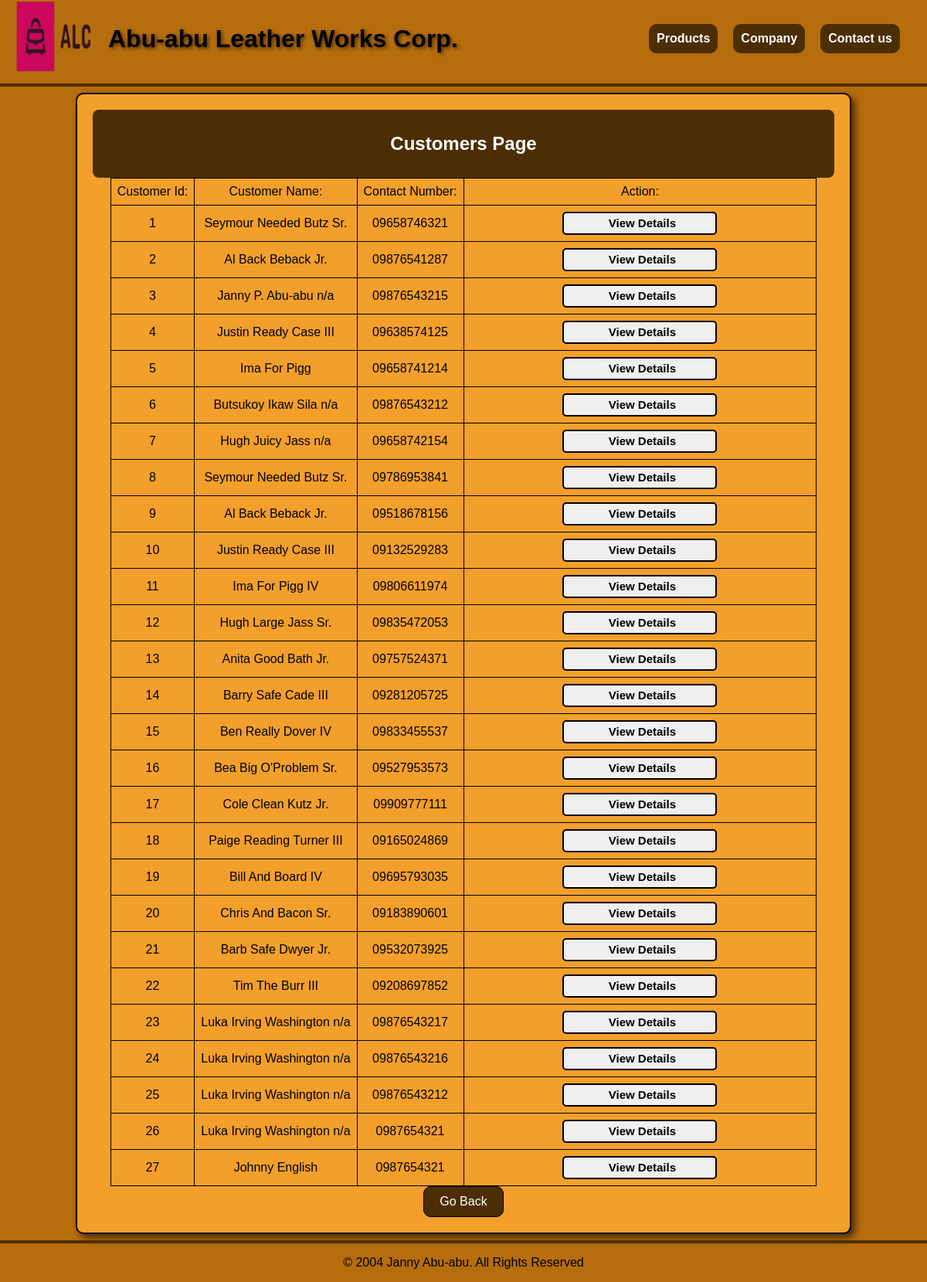
The page /customers.php on the database its author committed.
### tables this page shows
CREATE TABLE `customers` (
  `customerID` int(10) NOT NULL,
  `first_name` varchar(255) NOT NULL,
  `second_name` varchar(20) NOT NULL,
  `third_name` varchar(20) NOT NULL,
  `middle_name` varchar(255) NOT NULL,
  `last_name` varchar(255) NOT NULL,
  `suffix` varchar(255) NOT NULL,
  `email` varchar(255) NOT NULL,
  `contact_number` varchar(255) NOT NULL,
  `address` varchar(255) NOT NULL,
  `country` varchar(255) NOT NULL
);

### fetch_customers.php (the view, shortened to what this page needs)
<?php
include 'connection.php';
$sql = "SELECT customerID, CONCAT_WS(' ', first_name, middle_name, last_name, suffix) AS customer_name, contact_number FROM customers";
$result = $connection->query($sql);
if ($result->num_rows > 0) {
    while($row = $result->fetch_assoc()) {
        echo "<tr>";
        echo "<td class='form-td' >" . $row['customerID'] . "</td>";
        echo "<td class='form-td' >" . $row['customer_name'] . "</td>";
        echo "<td class='form-td' >" . $row['contact_number'] . "</td>";
        echo "<td class='form-td' style='width: 50%;'>";
        echo "<form action='customer_details.php' method='get'>";
        echo "<input type='submit' value='View Details'>";
        echo "</form>";
        echo "</td>";
        echo "</tr>";
    }
} else {
    echo "<tr><td colspan='3'>No Records Found</td></tr>";
}
?>

### styles/style.css (style rules this page uses)
body { margin: 0 auto; background-color: #B66D0D; }
.form-td { border: 1px solid #000; padding: 8px; }
.form-table input, .select { font-family: 'Franklin Gothic Medium', 'Arial Narrow', Arial, sans-serif; font-size: 15px; padding-left: 12px; border-radius: 5px; border-style: solid; width: 200px; height: 30px; font-weight: bold; }

### rows shown on the page
customers: customerID "1", customer_name "Seymour Needed Butz Sr.", contact_number "09658746321"
customers: customerID "2", customer_name "Al Back Beback Jr.", contact_number "09876541287"
customers: customerID "3", customer_name "Janny P. Abu-abu n/a", contact_number "09876543215"
customers: customerID "4", customer_name "Justin Ready Case III", contact_number "09638574125"
customers: customerID "5", customer_name "Ima For Pigg", contact_number "09658741214"
customers: customerID "6", customer_name "Butsukoy Ikaw Sila n/a", contact_number "09876543212"
customers: customerID "7", customer_name "Hugh Juicy Jass n/a", contact_number "09658742154"
customers: customerID "8", customer_name "Seymour Needed Butz Sr.", contact_number "09786953841"
customers: customerID "9", customer_name "Al Back Beback Jr.", contact_number "09518678156"
customers: customerID "10", customer_name "Justin Ready Case III", contact_number "09132529283"
customers: customerID "11", customer_name "Ima For Pigg IV", contact_number "09806611974"
customers: customerID "12", customer_name "Hugh Large Jass Sr.", contact_number "09835472053"
customers: customerID "13", customer_name "Anita Good Bath Jr.", contact_number "09757524371"
customers: customerID "14", customer_name "Barry Safe Cade III", contact_number "09281205725"
customers: customerID "15", customer_name "Ben Really Dover IV", contact_number "09833455537"
customers: customerID "16", customer_name "Bea Big O'Problem Sr.", contact_number "09527953573"
customers: customerID "17", customer_name "Cole Clean Kutz Jr.", contact_number "09909777111"
customers: customerID "18", customer_name "Paige Reading Turner III", contact_number "09165024869"
customers: customerID "19", customer_name "Bill And Board IV", contact_number "09695793035"
customers: customerID "20", customer_name "Chris And Bacon Sr.", contact_number "09183890601"
customers: customerID "21", customer_name "Barb Safe Dwyer Jr.", contact_number "09532073925"
customers: customerID "22", customer_name "Tim The Burr III", contact_number "09208697852"
customers: customerID "23", customer_name "Luka Irving Washington n/a", contact_number "09876543217"
customers: customerID "24", customer_name "Luka Irving Washington n/a", contact_number "09876543216"
customers: customerID "25", customer_name "Luka Irving Washington n/a", contact_number "09876543212"
customers: customerID "26", customer_name "Luka Irving Washington n/a", contact_number "0987654321"
customers: customerID "27", customer_name "Johnny English", contact_number "0987654321"
